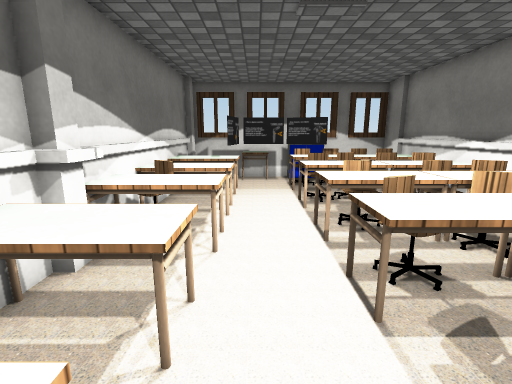
[1] (above)

16 first-person views from a walk through a Unity game level. The camera is 1.4 m above the floor, tilts 12° down and sees 85° across. Doors are open. The floor is counted in squares, 0.5 m on a side. Each view is taken from the middle of a square. On the plan, view 1 faces up. The plan holds only what a view shows up to about 19 squares ahead; the rest is blank. The player is left out. Some surface patterns are stand-ins.

[2]
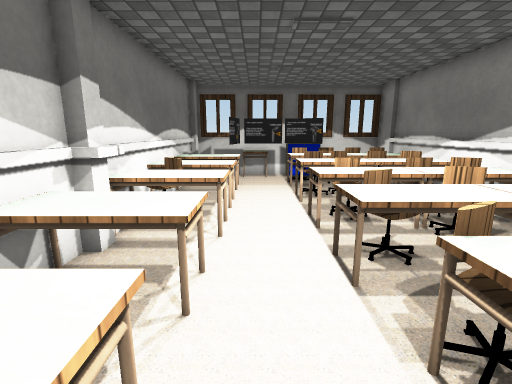

[3]
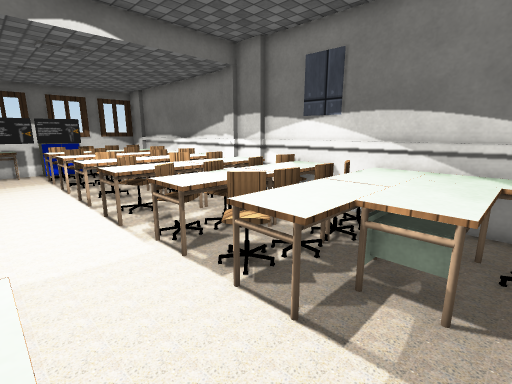

[4]
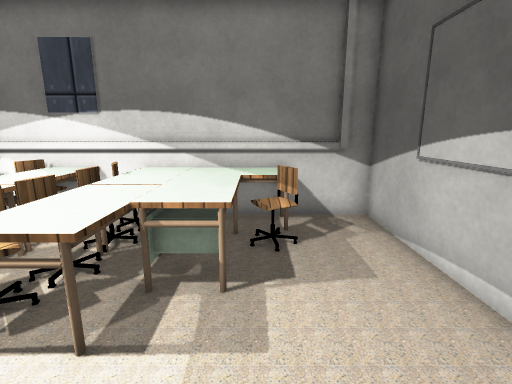

[5]
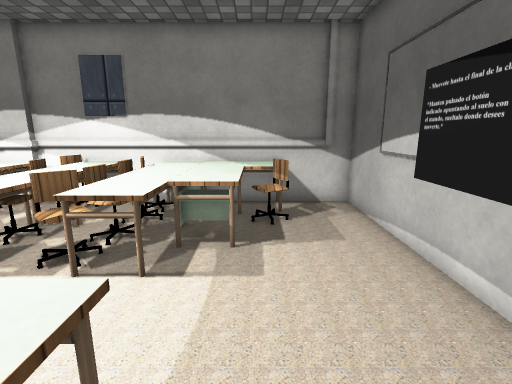

[6]
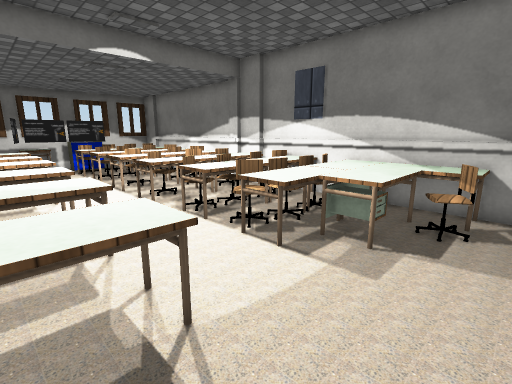

[7]
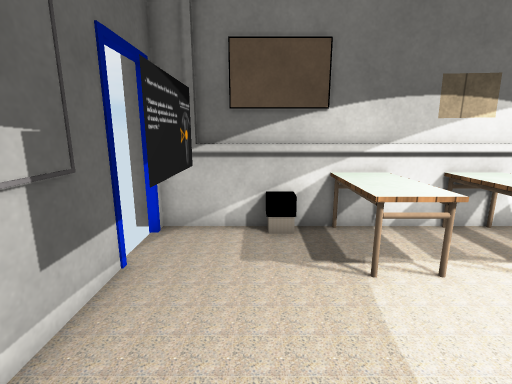

[8]
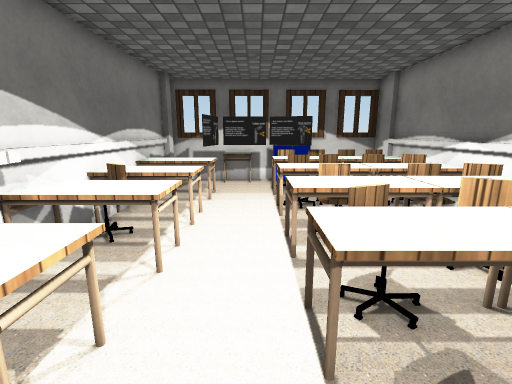

[9]
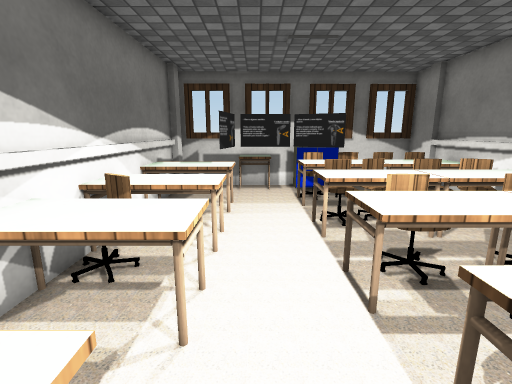

[10]
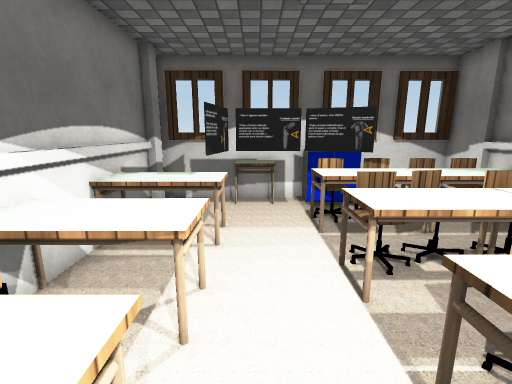

[11]
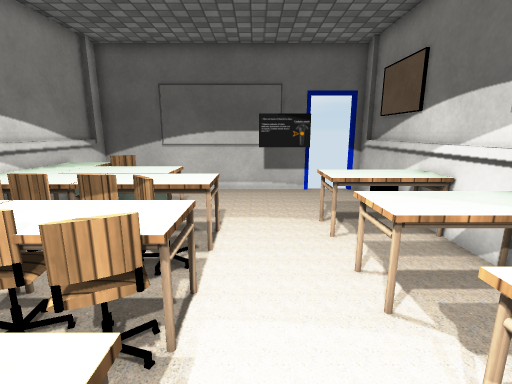

[12]
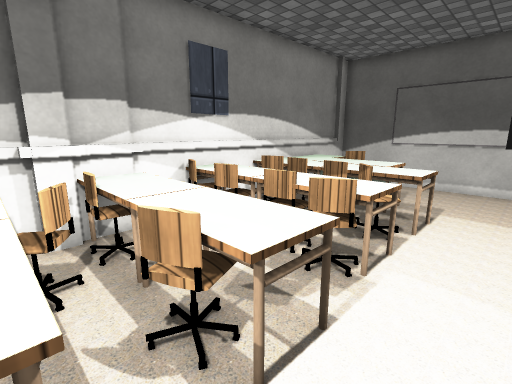

[13]
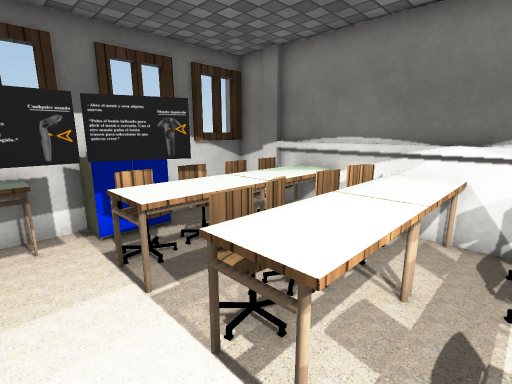

[14]
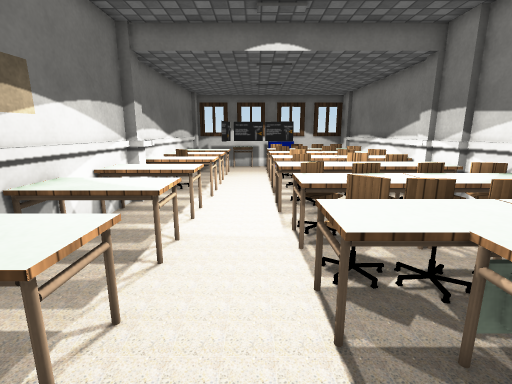

[15]
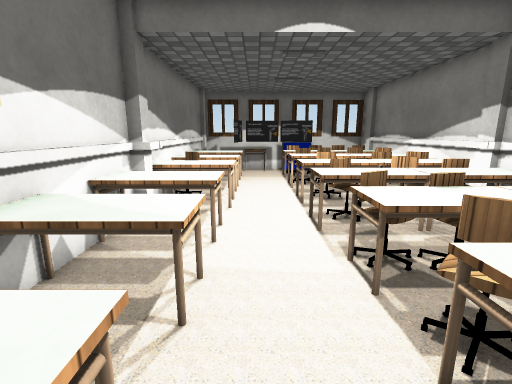

[16]
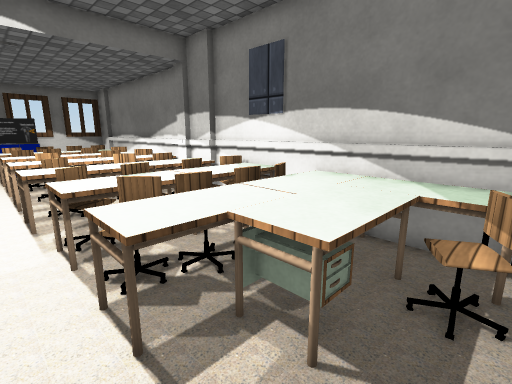

### Floor plan
Points are (right, up) in squares from view 1. A wall is a line through its corners. A room is listed if a view was taken in it or the views show most of it. See-through windows are left out.
Room 1 (views 1, 2, 3, 4, 5, 6, 7, 8, 9, 10, 11, 12, 13, 14, 15, 16)
walls: (-4, 4.5) (-4, -8); (-4.1, 4.5) (-4.1, -4.6); (8.2, 2.4) (8.2, 3.5); (8, 6.5) (8, 16.6); (8.2, 6.5) (8.2, 15.9); (8.2, -0.5) (8.2, 0.6); (-4.1, -5.4) (-4.1, -8.8); (2.5, 15.5) (1.7, 15.8); (-1.4, -7.2) (0.9, -7.2); (1.6, 15.7) (-1, 15.7) (-1.2, 14.3); (4.1, 16.8) (2, 16.8) (2, 18.1); (5.4, -8.8) (8.4, -8.8) (8.4, 3.9); (-1.6, -8.8) (3.5, -8.8); (-3.7, 16.1) (-3.7, 6.4); (8.2, -8) (8.2, -6.4); (-4, 16.5) (-4, 6.4); (2.4, 18) (-4, 18); (-3.7, 17) (-3.7, 16.2); (8.2, 16.8) (8.2, 18.1) (4.1, 18.1)
ways out: open door at (-2.5, -9)
objects: block (-4, 5) to (-3, 5); block (-4, 6) to (-3, 6); other object (-3, -4) to (-1, -2); other object (-3, 0) to (-1, 1); other object (-3, 3) to (-1, 4); other object (-3, 6) to (-1, 8); chair (-3, 8) to (-3, 9); other object (-3, 9) to (-1, 11); other object (-3, 13) to (-1, 14); other object (-1, 17) to (1, 17); other object (2, -3) to (5, -1); other object (2, 0) to (4, 1); chair (2, 2) to (3, 2); other object (2, 4) to (4, 5); other object (2, 7) to (4, 8); other object (2, 10) to (4, 11); chair (2, 12) to (3, 12); other object (2, 13) to (4, 14); chair (2, 15) to (3, 16); chair (3, -1); chair (3, 5) to (3, 6); chair (3, 9); other object (4, -5) to (6, -4); chair (4, -1); chair (4, 2); chair (4, 12); chair (4, 15) to (4, 16); other object (5, 0) to (8, 2); other object (5, 4) to (7, 5); chair (5, 6) to (6, 7); other object (5, 7) to (7, 8); other object (5, 10) to (7, 11); chair (5, 12) to (6, 12); other object (5, 13) to (7, 14); chair (5, 15) to (6, 16); chair (6, -6) to (6, -5); other object (6, -3) to (8, -1); chair (6, 2); chair (6, 5) to (7, 5); chair (6, 9); other object (7, -6) to (8, -3); chair (7, -1); chair (7, 9); chair (7, 12); chair (7, 15) to (7, 16); chair (8, 2); other object (8, 4); other object (8, 5); other object (8, 6)

Positions as (right, up) in squares from view 1, and headings:
1: (0, 0), facing up
2: (0, -1), facing up
3: (-1, -5), facing up-right
4: (-1, -5), facing right
5: (-3, -5), facing right
6: (-3, -7), facing up-right
7: (4, -6), facing left
8: (1, 1), facing up
9: (0, 3), facing up
10: (0, 6), facing up
11: (1, 5), facing down
12: (0, 7), facing down-right
13: (0, 9), facing up-right
14: (1, -6), facing up
15: (0, -4), facing up
16: (1, -6), facing up-right
